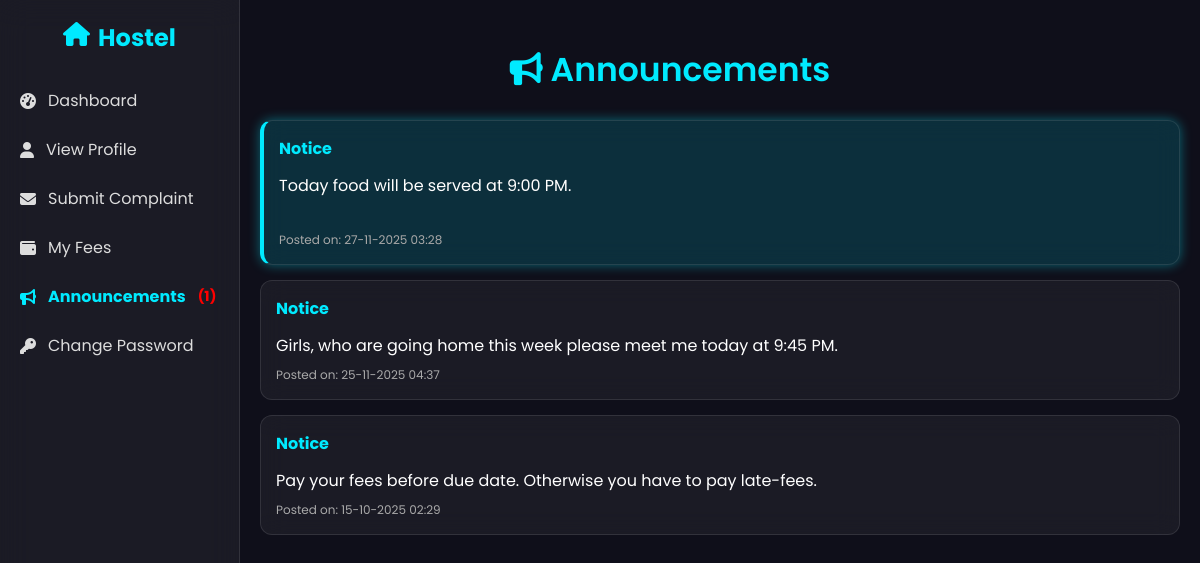
Screenshot of /student/student_dashboard.php?page=view_announcements (signed in) with the database file from the repository.
### tables this page shows
CREATE TABLE `announcements` (
  `id` int(11) NOT NULL,
  `title` varchar(30) NOT NULL,
  `message` varchar(200) NOT NULL,
  `created_at` timestamp NOT NULL DEFAULT current_timestamp()
);

### student/view_announcements.php (the view, shortened to what this page needs)
<?php
include('../db.php');
$student_id = $_SESSION['student_id'];
$announcements = $conn->query("SELECT * FROM announcements ORDER BY created_at DESC");
?>
<div class="fee-records">
    <div class="add"><i class="fa-solid fa-bullhorn"></i> Announcements</div>
<?php while ($row = $announcements->fetch_assoc()) {
    $check = $conn->query("SELECT * FROM announcement_views WHERE announcement_id=".$row['id']." AND student_id='$student_id'");
    $is_unread = ($check->num_rows == 0);
    if ($is_unread) {
        $conn->query("INSERT INTO announcement_views (announcement_id, student_id) VALUES (".$row['id'].", '$student_id')");
    }
?>
    <div class="announcement-card <?php if($is_unread) echo 'unread'; ?>">
        <strong><?= htmlspecialchars($row['title']) ?></strong><br>
        <?= nl2br(htmlspecialchars($row['message'])) ?><br>
        <small>Posted on: <?= date('d-m-Y h:i', strtotime($row['created_at'])) ?></small>
    </div>
<?php } ?>

### student/style.css (style rules this page uses)
* { margin: 0; padding: 0; box-sizing: border-box; font-family: 'Poppins', sans-serif; }
body { display: flex; min-height: 100vh; background: #0f0f1a; overflow-x: hidden; color: #fff; }
.fee-records .add { text-align: center; margin-right: 100px; margin-top: 25px; margin-bottom: 25px; font-size: 33px; font-weight: 600; color: #00eaff; }
.announcement-card { border: 1px solid rgba(255,255,255,0.1); padding: 15px; border-radius: 12px; margin-bottom: 15px; background: rgba(255,255,255,0.05); backdrop-filter: blur(12px); color: #fff; transition: 0.3s, box-shadow 0.3s; }
.announcement-card.unread { background: rgba(0,234,255,0.15); border-left: 4px solid #00eaff; box-shadow: 0 0 12px rgba(0,234,255,0.4); }
.announcement-card strong { font-size: 16px; color: #00eaff; display: block; margin-bottom: -13px; }
.announcement-card small { display: block; margin-top: 8px; color: #aaa; font-size: 12px; }
.announcement-card strong { font-size: 16px; color: #00eaff; }

### rows the page displays
announcements: title "Notice", message "Today food will be served at 9:00 PM.", created_at "27-11-2025 03:28"
announcements: title "Notice", message "Girls, who are going home this week please meet me today at 9:45 PM.", created_at "25-11-2025 04:37"
announcements: title "Notice", message "Pay your fees before due date. Otherwise you have to pay late-fees.", created_at "15-10-2025 02:29"

### other values shown
$unread_count "1"
